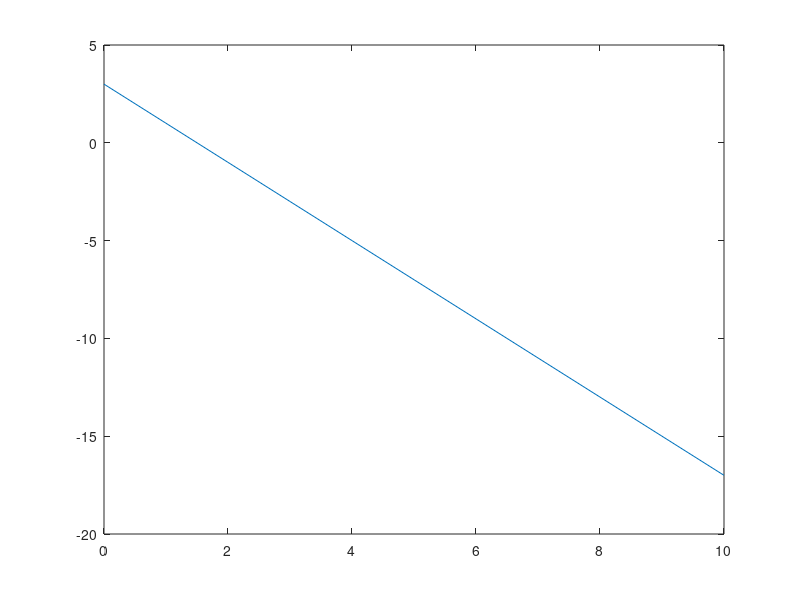
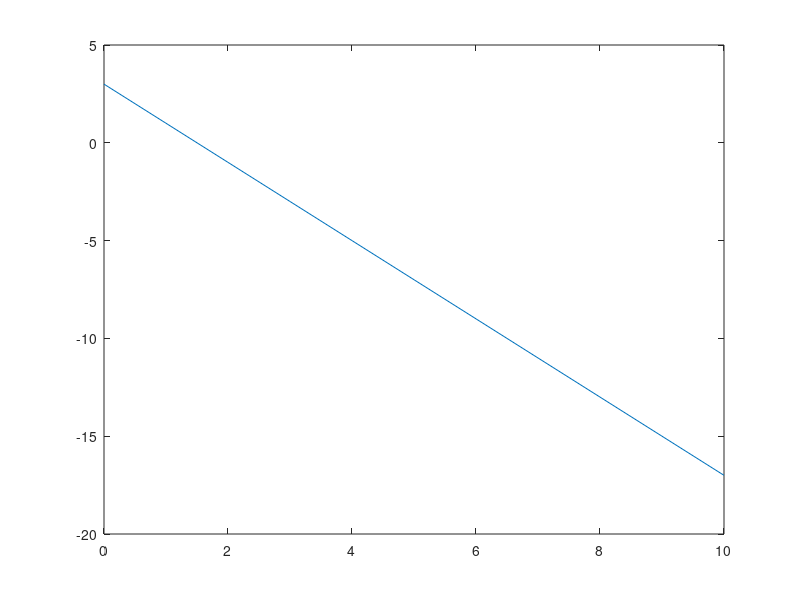
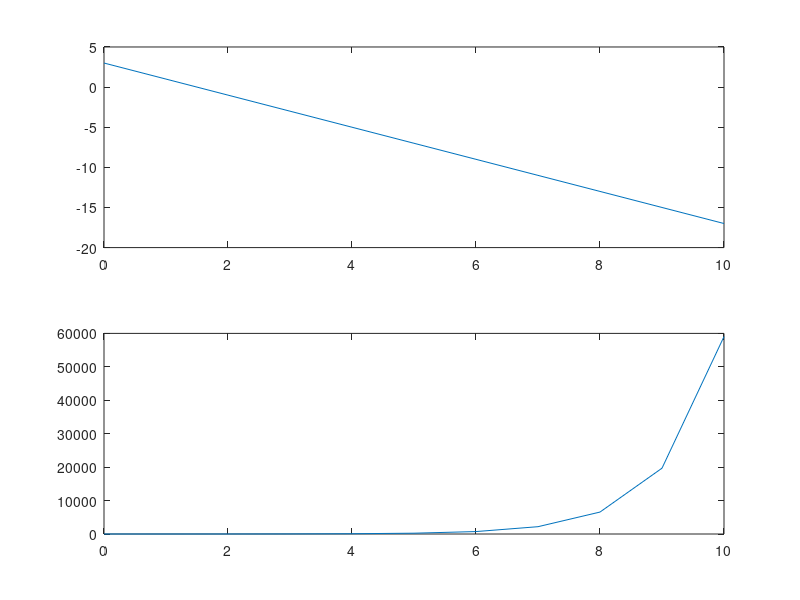
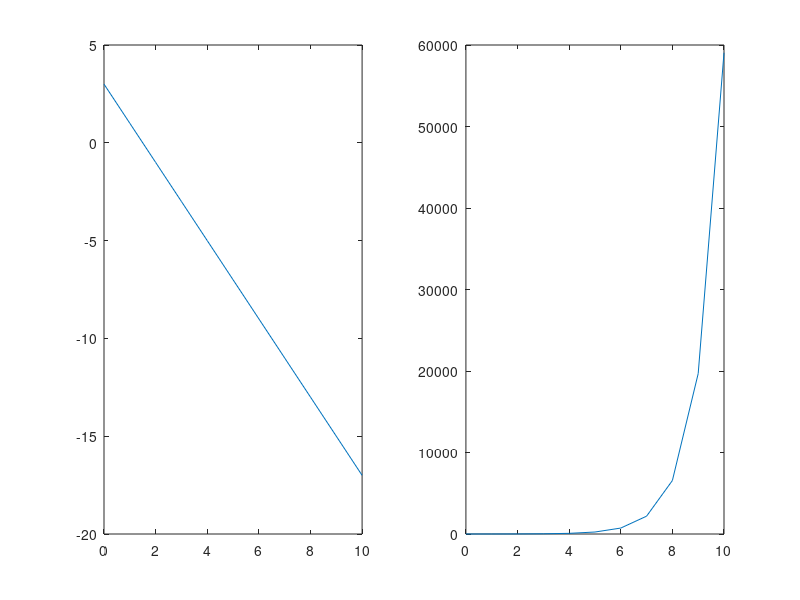

The MATLAB source for these figures, in order:
clear all;
close all;
x = [0:10]
m = -2
c = 3
y1 = m*x+c
y2 = c.^x
figure(1)
plot(x,y1)
figure(2)
plot(x,y1)
figure(3)
subplot(2,1,1), plot(x,y1)
subplot(2,1,2), plot(x,y2)
figure(4)
subplot(1,2,1), plot(x,y1)
subplot(1,2,2), plot(x,y2)


